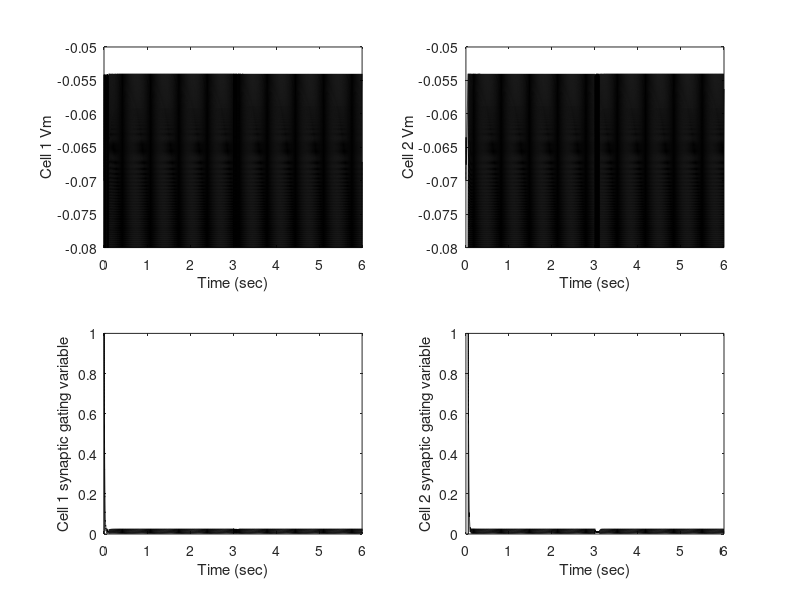

Write MATLAB code to recreate this figure.
%tutorial 5.3 part a
%Sayaka (Saya) Minegishi
% minegishis@brandeis.edu
% Mar 12 2024
%%%%%%%%%%%%%%%%%%%%%%%%%%%%%%%%%%%%%%%%%%%%%%%%%%%%%%%%%%%%%%%%%%%%%%%%%%%
close all
clear all

%% Simulation parameters (identical across cells)
dt = 0.0001;                % time-step
tmax = 6; %maximum simulation time (s)
t = 0:dt:tmax;               % vector of time-points (s)


istart1 = 0;          % time applied current starts (sec) for cell1
istart2 = tmax/2;          % time applied current starts (sec) for cell 2
ilength=0.1;    % length of applied current pulse (sec)

Ie1= 3e-9;          % magnitude of applied current pulse

Ie2= 3e-9;          % magnitude of applied current pulse

%% Parameters for the lif neurons
Vth = -0.054;               % threshold potential (to produce spike)
Vreset = -0.080;            % reset potential (post-spike)
Cm = 1e-9;               % total membrane capacitance
R = 10e6; % membrane resistance
E_L = -70e-3;               % leak potential 

E12_rev = -70e-3;
E21_rev = -70e-3;
G12 = 1e-6; 
G21 = 1e-6;
tau_syn = 10e-3; %time constant
tau_D = 1; %time constant for depression variable

I01 = 2e-9; %baseline current for cell 1
I02 = 2e-9; %baseline current for cell 2
p_r = 1;

% define white noise
sigm = 0; %noise level
       
 
% Set up applied current to cell 1
I1app=zeros(size(t));   
for i = 1:round(istart1/dt)
    I1app(i) = I01;     % baseline (negative here)
end
for i=round(istart1/dt)+1:round((istart1+ilength)/dt) % make non-zero for duration of current pulse
    I1app(i) = Ie1 + I01;     % applied current (in fact zero)
end
for i = round((istart1+ilength)/dt):length(I1app)
    I1app(i) = I01; %return to baseline current
end

% Set up applied current to cell 2
I2app=zeros(size(t));   % Applied current vector
for i = 1:round(istart2/dt)
    I2app(i) = I02;
end
for i=round(istart2/dt)+1:round((istart2+ilength)/dt) % make non-zero for duration of current pulse
    I2app(i) = Ie2 + I02;
end
for i = round((istart2+ilength)/dt):length(I2app)
    I2app(i) = I02;
end
    

%% Begin with all variables for cell 1
% Define the arrays
V1=zeros(size(t));          % membrane potential
V1(1) = E_L;                % set the initial value of voltage     

%% repeat with all variables for cell 2
% Define the arrays
V2=zeros(size(t));          % membrane potential
V2(1) = E_L;                % set the initial value of voltage     


D1 = ones(size(t));   %depression variable for cell1
D2 = ones(size(t));   %depression variable for cell 2
syn1=zeros(size(t));    % synaptic gating variable from spikes in cell 1
syn2=zeros(size(t));    % synaptic gating variable from spikes in cell 2
spikes1 = zeros(size(t));   % store spikes of cell 1
spikes2 = zeros(size(t));   % store spikes of cell 2
spike1now = 0;              % set to 1 when cell 1 is in a spike
spike2now = 0;              % set to 1 when cell 2 is in a spike

% nspikewidth is number of time-points to update conductance following a spike
nspikewidth = round(tau_syn*10/dt);  


%% Now simulate trials, each with a different applied current

for i = 2:length(t)            % loop through all time points
    % next line: Forward Euler method to update membrane potential for
    % cell 1 first
    noise = randn(1)* sigm/sqrt(dt); %noise term to add to the total membrane potential. sigma * n(t)
 
    V1(i) = V1(i-1) + dt*((E_L - V1(i-1))/R + I1app(i-1) +G21*syn2(i-1)*(E21_rev -V1(i-1)) + noise)/Cm;
    %update gating variables and depression variable
    syn1(i) = syn1(i-1) + dt*(-syn1(i-1)/tau_syn);
    D1(i) = D1(i-1) + dt*((1-D1(i-1))/tau_D);

    if V1(i) > Vth              % if potential is above threshold
        spikes1(i) = 1;          % record the spike at that time-point
        V1(i) = Vreset;          % reset the potential

        syn1(i) = syn1(i) + p_r*D1(i)*(1-syn1(i));
        D1(i) = D1(i)*(1-p_r);
        
    end
    
    %repeat for cell 2
     V2(i) = V2(i-1) + dt*((E_L - V2(i-1))/R + I2app(i-1) +G12*syn1(i-1)*(E12_rev -V2(i-1)) + noise)/Cm;
    %update gating variables and depression variable
    syn2(i) = syn2(i-1) + dt*(-syn2(i-1)/tau_syn);
    D2(i) = D2(i-1) + dt*((1-D2(i-1))/tau_D);

    if V2(i) > Vth              % if potential is above threshold
        spikes2(i) = 1;          % record the spike at that time-point
        V2(i) = Vreset;          % reset the potential
         syn2(i) = syn2(i) + p_r*D2(i)*(1-syn2(i));
        D2(i) = D2(i)*(1-p_r);
    end

   
end                    
    
    %% Finally plot membrane potentials as a function of time
figure(1)
% Membrane potential of cell 1 in the upper panel
subplot(2,2,1)      
plot(t,V1,'k')
xlabel('Time (sec)')
ylabel('Cell 1 Vm')
hold on
% Membrane potential of cell 2 in the lower panel
subplot(2,2,2)      
plot(t,V2,'k')
xlabel('Time (sec)')
ylabel('Cell 2 Vm')

%plot synaptic gating variables against time
subplot(2,2,3)      
plot(t,syn1,'k')
xlabel('Time (sec)')
ylabel('Cell 1 synaptic gating variable')

%plot synaptic gating variables against time
subplot(2,2,4)      
plot(t,syn2,'k')
xlabel('Time (sec)')
ylabel('Cell 2 synaptic gating variable')
hold off
